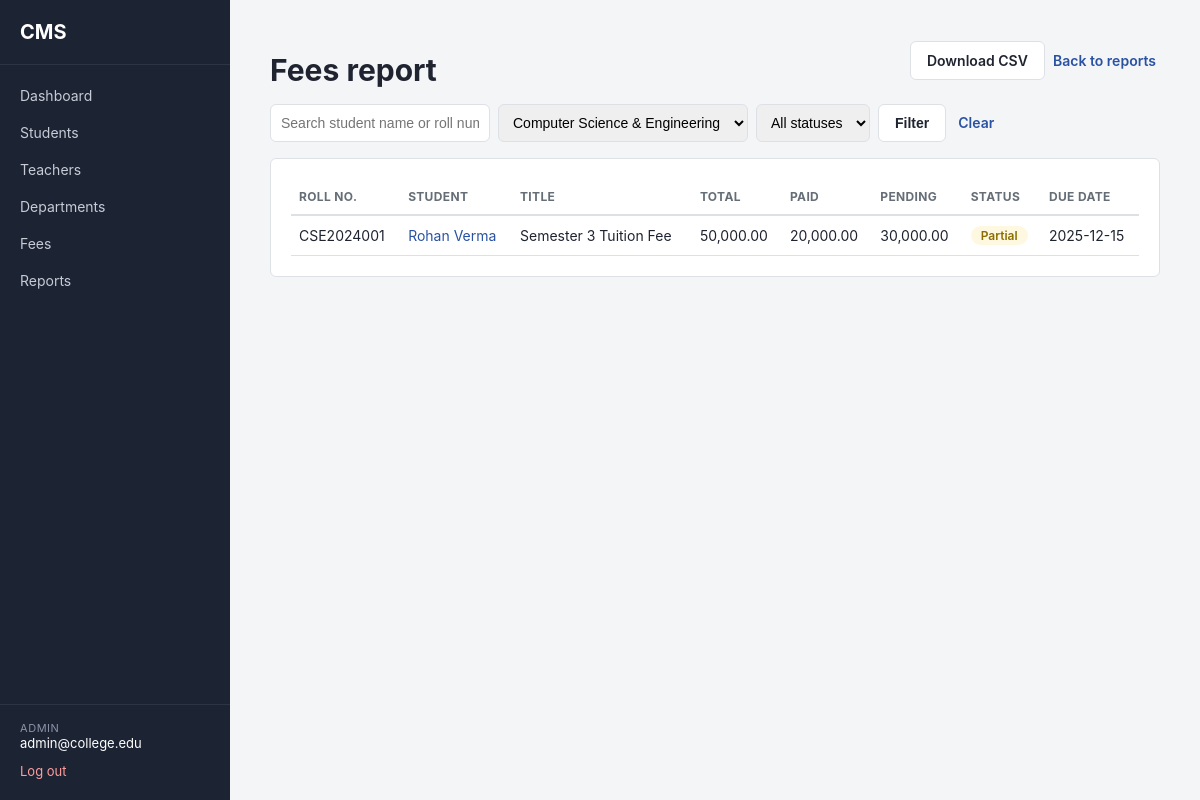
/admin/reports/fees?department_id=1 (signed in), run on the app's committed database.
### app/models/user.py (models this page shows, shortened)
class User(db.Model, UserMixin, TimestampMixin):
    __tablename__ = "users"
    id = db.Column(db.Integer, primary_key=True)
    email = db.Column(db.String(120), unique=True, nullable=False, index=True)
    password_hash = db.Column(db.String(255), nullable=False)
    role = db.Column(db.String(20), nullable=False)
    is_active_account = db.Column(db.Boolean, default=True, nullable=False)
    student_profile = db.relationship(
        "Student", backref="user", uselist=False, cascade="all, delete-orphan"
    )
    teacher_profile = db.relationship(
        "Teacher", backref="user", uselist=False, cascade="all, delete-orphan"
    )
    @property
    def is_active(self):
        return self.is_active_account
    def is_admin(self):
        return self.role == "admin"

### app/models/fee.py (models this page shows, shortened)
class Fee(db.Model, TimestampMixin):
    __tablename__ = "fees"
    id = db.Column(db.Integer, primary_key=True)
    student_id = db.Column(db.Integer, db.ForeignKey("students.id"), nullable=False)
    title = db.Column(db.String(100), nullable=False)  # "Semester 3 Fees"
    total_amount = db.Column(db.Float, nullable=False)
    due_date = db.Column(db.Date, nullable=True)
    payments = db.relationship("Payment", backref="fee", lazy=True)
    def paid_amount(self):
        return sum(p.amount for p in self.payments)
    def pending_amount(self):
        return round(self.total_amount - self.paid_amount(), 2)
    def status(self):
        if self.pending_amount() <= 0:
            return "paid"
        if self.paid_amount() > 0:
            return "partial"
        return "pending"

### app/models/student.py (models this page shows, shortened)
class Student(db.Model, TimestampMixin):
    __tablename__ = "students"
    id = db.Column(db.Integer, primary_key=True)
    user_id = db.Column(
        db.Integer, db.ForeignKey("users.id"), unique=True, nullable=False
    )
    roll_number = db.Column(db.String(30), unique=True, nullable=False)
    full_name = db.Column(db.String(150), nullable=False)
    date_of_birth = db.Column(db.Date, nullable=True)
    gender = db.Column(db.String(20), nullable=True)
    phone = db.Column(db.String(20), nullable=True)
    address = db.Column(db.String(255), nullable=True)
    admission_date = db.Column(db.Date, nullable=True)
    course_id = db.Column(db.Integer, db.ForeignKey("courses.id"), nullable=False)
    current_semester_id = db.Column(
        db.Integer, db.ForeignKey("semesters.id"), nullable=True
    )
    section_id = db.Column(db.Integer, db.ForeignKey("sections.id"), nullable=True)
    is_active_student = db.Column(db.Boolean, default=True, nullable=False)
    current_semester = db.relationship(
        "Semester", foreign_keys=[current_semester_id]
    )
    enrollments = db.relationship("Enrollment", backref="student", lazy=True)
    attendance_records = db.relationship("Attendance", backref="student", lazy=True)
    marks_records = db.relationship("Marks", backref="student", lazy=True)
    fees = db.relationship("Fee", backref="student", lazy=True)

### app/models/payment.py (models this page shows, shortened)
class Payment(db.Model):
    __tablename__ = "payments"
    id = db.Column(db.Integer, primary_key=True)
    fee_id = db.Column(db.Integer, db.ForeignKey("fees.id"), nullable=False)
    amount = db.Column(db.Float, nullable=False)
    paid_on = db.Column(db.DateTime, default=datetime.utcnow, nullable=False)
    method = db.Column(db.String(30), nullable=True)  # "cash", "card", "upi" ...
    receipt_number = db.Column(db.String(50), unique=True, nullable=False)

### app/routes/reports.py (the view, shortened to what this page needs)
@reports_bp.route("/fees")
@login_required
@role_required("admin")
def fees_report():
    query = (
        Fee.query.join(Student, Fee.student_id == Student.id).join(
            Course, Student.course_id == Course.id
        )
    )
    search = request.args.get("q", "").strip()
    if search:
        like = f"%{search}%"
        query = query.filter(
            db.or_(Student.full_name.ilike(like), Student.roll_number.ilike(like))
        )
    department_id = request.args.get("department_id", type=int)
    if department_id:
        query = query.filter(Course.department_id == department_id)
    fees = query.order_by(Fee.id.desc()).all()
    status = request.args.get("status", "")
    if status in ("paid", "partial", "pending"):
        fees = [fee for fee in fees if fee.status() == status]
    departments = Department.query.order_by(Department.name).all()
    return render_template(
        "reports/fees.html",
        fees=fees,
        departments=departments,
        filters={"q": search, "department_id": department_id, "status": status},
    )

### app/__init__.py (called while the page is built)
@login_manager.user_loader
def load_user(user_id):
    from app.models.user import User
    return db.session.get(User, int(user_id))

### app/templates/reports/fees.html (shortened to what this page needs)
{% extends "base.html" %}
{% block content %}
<div class="page-header">
    <h1>Fees report</h1>
    <div>
        <a href="{{ url_for('reports.fees_report', format='csv', q=filters.q, department_id=filters.department_id, status=filters.status) }}"
           class="btn btn-secondary">Download CSV</a>
        <a href="{{ url_for('reports.index') }}" class="btn btn-link">Back to reports</a>
    </div>
</div>
<form method="GET" class="filter-bar">
    <input type="text" name="q" value="{{ filters.q }}" placeholder="Search student name or roll number">
    <select name="department_id">
        {% for department in departments %}
            <option value="{{ department.id }}" {% if filters.department_id == department.id %}selected{% endif %}>{{ department.name }}</option>
        {% endfor %}
    </select>
    <select name="status">
        <option value="">All statuses</option>
    </select>
    <button type="submit" class="btn btn-secondary">Filter</button>
    <a href="{{ url_for('reports.fees_report') }}" class="btn btn-link">Clear</a>
</form>
<div class="card">
    {% if fees %}
    <table class="data-table">
        <thead>
            <tr>
                <th>Roll No.</th>
                <th>Student</th>
                <th>Title</th>
                <th>Total</th>
                <th>Paid</th>
                <th>Pending</th>
                <th>Status</th>
                <th>Due date</th>
            </tr>
        </thead>
        <tbody>
            {% for fee in fees %}
            <tr>
                <td>{{ fee.student.roll_number }}</td>
                <td><a href="{{ url_for('students.view_student', student_id=fee.student_id) }}">{{ fee.student.full_name }}</a></td>
                <td>{{ fee.title }}</td>
                <td>{{ fee.total_amount | money }}</td>
                <td>{{ fee.paid_amount() | money }}</td>
                <td>{{ fee.pending_amount() | money }}</td>
                {% set status = fee.status() %}
                <td>
                    <span class="badge {{ 'badge-success' if status == 'paid' else ('badge-warning' if status == 'partial' else 'badge-danger') }}">
                        {{ status | capitalize }}
                    </span>
                </td>
                <td>{{ fee.due_date or "-" }}</td>
            </tr>
            {% endfor %}
        </tbody>
    </table>
    {% else %}
    <div class="empty-state"><p>No fees match these filters.</p></div>
    {% endif %}
</div>
{% endblock %}

### app/templates/base.html (shortened to what this page needs)
<!DOCTYPE html>
<html lang="en">
<head>
    <link rel="stylesheet" href="{{ url_for('static', filename='css/style.css') }}">
</head>
<body>
{% if current_user.is_authenticated %}
<div class="layout">
    <aside class="sidebar">
        <div class="sidebar-brand">CMS</div>
        <nav class="sidebar-nav">
            <a href="{{ url_for('main.dashboard') }}" class="nav-link">Dashboard</a>
            {% if current_user.is_admin() %}
                <a href="{{ url_for('students.list_students') }}" class="nav-link">Students</a>
                <a href="{{ url_for('teachers.list_teachers') }}" class="nav-link">Teachers</a>
                <a href="{{ url_for('departments.list_departments') }}" class="nav-link">Departments</a>
                <a href="{{ url_for('fees.list_fees') }}" class="nav-link">Fees</a>
                <a href="{{ url_for('reports.index') }}" class="nav-link">Reports</a>
            {% elif current_user.is_teacher() %}
                <a href="#" class="nav-link">My Subjects</a>
                <a href="#" class="nav-link">Attendance</a>
                <a href="#" class="nav-link">Marks</a>
            {% else %}
                <a href="#" class="nav-link">My Attendance</a>
                <a href="#" class="nav-link">My Marks</a>
                <a href="#" class="nav-link">My Fees</a>
            {% endif %}
        </nav>
        <div class="sidebar-footer">
            <div class="user-chip">
                <span class="user-role">{{ current_user.role }}</span>
                <span class="user-email">{{ current_user.email }}</span>
            </div>
            <a href="{{ url_for('auth.logout') }}" class="logout-link">Log out</a>
        </div>
    </aside>
    <main class="content">
        {% block content %}{% endblock %}
    </main>
</div>
{% else %}
    {% include "_flash.html" %}
    {% block guest_content %}{% endblock %}
{% endif %}
</body>
</html>

### app/static/css/style.css (style rules this page uses)
:root { --color-bg: #f4f5f7; --color-surface: #ffffff; --color-border: #dde1e6; --color-text: #1f2430; --color-text-muted: #656d76; --color-primary: #2952a3; --color-primary-dark: #1f3f80; --color-sidebar-bg: #1c2333; --color-sidebar-text: #c7cbd6; --color-sidebar-text-active: #ffffff; --color-success: #1e7e34; --color-danger: #b3261e; --color-warning: #8a6d00; --color-info: #14618c; --radius: 6px; --font: -apple-system, BlinkMacSystemFont, "Segoe UI", Roboto, Helvetica, Arial, sans-serif; }
* { box-sizing: border-box; }
body { margin: 0; font-family: var(--font); background: var(--color-bg); color: var(--color-text); font-size: 15px; }
a { color: var(--color-primary); text-decoration: none; }
.layout { display: flex; min-height: 100vh; }
.sidebar { width: 230px; flex-shrink: 0; background: var(--color-sidebar-bg); color: var(--color-sidebar-text); display: flex; flex-direction: column; padding: 20px 0; }
.sidebar-brand { font-weight: 700; font-size: 20px; color: #fff; padding: 0 20px 20px 20px; border-bottom: 1px solid rgba(255, 255, 255, 0.08); }
.sidebar-nav { display: flex; flex-direction: column; margin-top: 12px; flex-grow: 1; }
.nav-link { color: var(--color-sidebar-text); padding: 10px 20px; font-size: 14px; }
.sidebar-footer { padding: 16px 20px 0 20px; border-top: 1px solid rgba(255, 255, 255, 0.08); }
.user-chip { display: flex; flex-direction: column; margin-bottom: 10px; }
.user-role { text-transform: uppercase; font-size: 11px; letter-spacing: 0.05em; color: #8b93a7; }
.user-email { font-size: 13px; color: #fff; }
.logout-link { font-size: 13px; color: #ff9d9d; }
.content { flex-grow: 1; padding: 32px 40px; max-width: 1100px; }
.card { background: var(--color-surface); border: 1px solid var(--color-border); border-radius: var(--radius); padding: 20px; margin-top: 16px; }
.btn { display: inline-block; border: none; border-radius: var(--radius); padding: 10px 16px; font-size: 14px; font-weight: 600; cursor: pointer; }
.page-header { display: flex; align-items: center; justify-content: space-between; margin-bottom: 4px; }
.page-header h1 { margin-bottom: 0; }
.filter-bar { display: flex; flex-wrap: wrap; gap: 8px; margin-top: 16px; margin-bottom: 4px; }
.filter-bar input, .filter-bar select { padding: 8px 10px; border: 1px solid var(--color-border); border-radius: var(--radius); font-size: 14px; }
.filter-bar input[type="text"] { min-width: 220px; }
.btn-secondary { background: var(--color-surface); color: var(--color-text); border: 1px solid var(--color-border); }
.btn-link { background: none; color: var(--color-primary); padding: 10px 4px; }
.data-table { width: 100%; border-collapse: collapse; font-size: 14px; }
.data-table th { text-align: left; padding: 10px 8px; border-bottom: 2px solid var(--color-border); color: var(--color-text-muted); font-size: 12px; text-transform: uppercase; letter-spacing: 0.03em; }
.data-table td { padding: 10px 8px; border-bottom: 1px solid var(--color-border); vertical-align: middle; }
.badge { display: inline-block; padding: 2px 10px; border-radius: 100px; font-size: 12px; font-weight: 600; }
.badge-warning { background: #fff8e1; color: var(--color-warning); }

### data on the page
User: role "ADMIN", email "admin@college.edu"
Fee: student.roll_number "CSE2024001", student.full_name "Rohan Verma", title "Semester 3 Tuition Fee", total_amount "50,000.00", paid_amount "20,000.00", pending_amount "30,000.00", status "Partial", due_date "2025-12-15"

### other printed values
form field department_id "Computer Science & Engineering"
